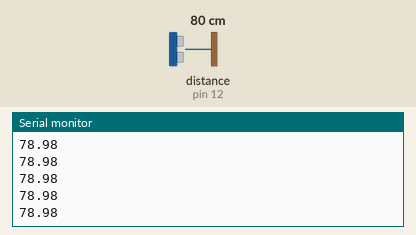
This sketch was run on a simulated Arduino Uno, built with avr-gcc and run on an emulated ATmega328P. On the bench: the last lines printed to the serial monitor. Wiring (inferred from the names in the program): ultrasonic range finder: trigger pin 11; echo pin 12. The test bench sets the inputs (shaded band); at power-on: distance to the obstacle (sensor on pin 12) 80 cm. The echo pulse lasts 58.3 µs per cm.

Above: at 1.2 s.
1.3 s: distance to the obstacle (sensor on pin 12) set to 2 cm
At 2.2 s:
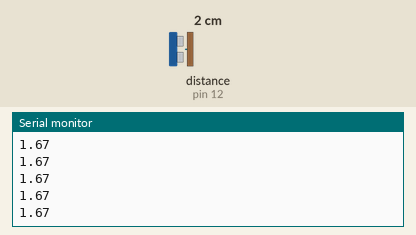
2.8 s: distance to the obstacle (sensor on pin 12) set to 4 cm
At 3.7 s:
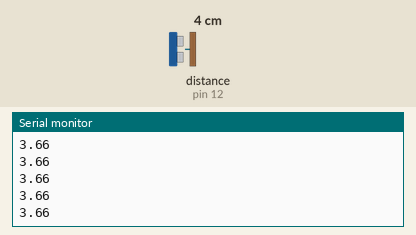
Timing chart, 0 to 5.8 s (numbered marks = the images above; inputs shaded):
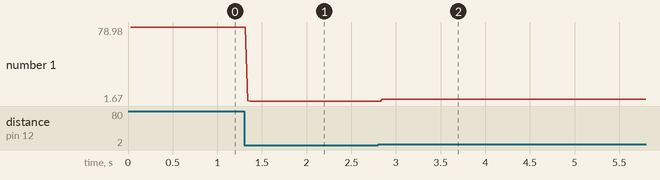

Measured:
- after the input at 1.3 s, the serial monitor: prints a new line at once (image 1)
- after the input at 2.8 s, the serial monitor: prints a new line after 0.05 s (image 2)
- plotted number 1: 78.98 → 1.67 after the input at 1.3 s, 1.67 → 3.66 after the input at 2.8 s

The sketch:

Basic_Sensor.ino
```cpp
int trigPin=11;
int echoPin=12;
int pingTravelTime;
int ledPin= 9;

//adjust this code (like variables and stuff) to account for 2 sensors? should I place this code into the navigation code?
void setup() {
  // put your setup code here, to run once:
  pinMode(trigPin, OUTPUT);
  pinMode (echoPin, INPUT);
  Serial.begin(9600);
}

void loop() {
  // put your main code here, to run repeatedly:
  digitalWrite(trigPin, LOW);
  delayMicroseconds(10);
  digitalWrite(trigPin, HIGH);
  delayMicroseconds(10);
  digitalWrite(trigPin, LOW);
  pingTravelTime= pulseIn(echoPin,HIGH);
  delay(25);
  //speed of the sound is 340 m/s
  //So in order to get the distance in cm
  //we need to multiply the received travel time value from the echo pin by 0.034 and divide it by 2.
  //ig if everything is in meters just adjust this to be in memters
  //currently returns centimeters
  Serial.println(pingTravelTime*.034/2);

}
```
